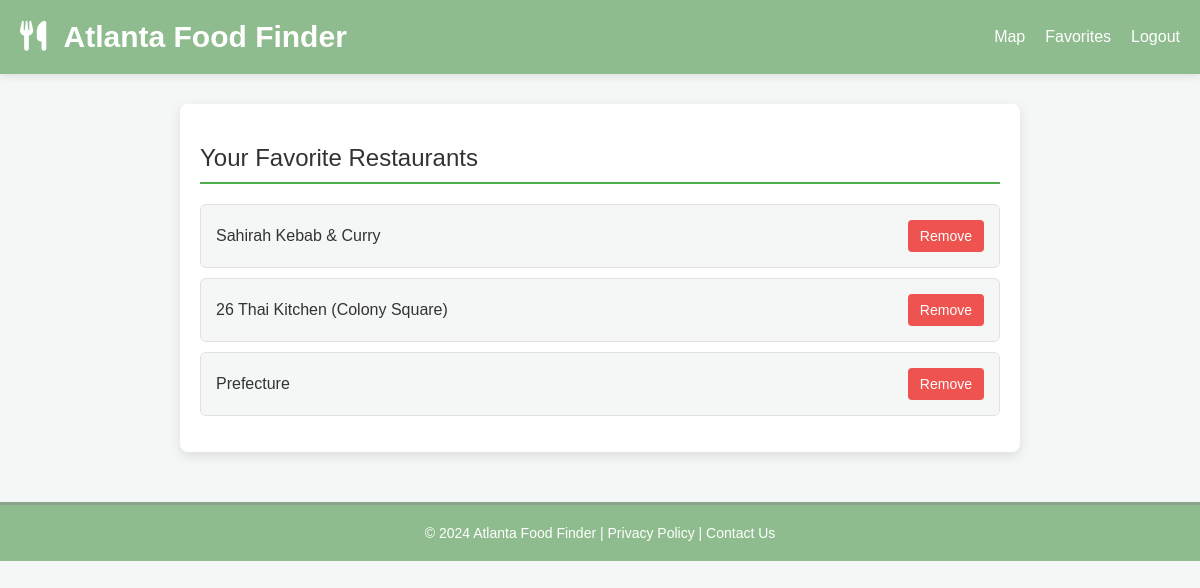
Screenshot of /list-favorites/ (signed in) with the database file from the repository.
### geolocator/models.py (models this page shows, shortened)
class Favorite(models.Model):
    user = models.ForeignKey(User, on_delete=models.CASCADE, related_name='favorites')
    restaurant = models.CharField(max_length=255)
    restaurant_name = models.CharField(max_length=255)
    added_at = models.DateTimeField(auto_now_add=True)
    class Meta:
        unique_together = ('user', 'restaurant')
        verbose_name = "Favorite"
        verbose_name_plural = "Favorites"

### geolocator/views.py (the view)
# urls.py: path('list-favorites/', views.list_favorites, name='list_favorites')
@login_required
def list_favorites(request):
    favorites = Favorite.objects.filter(user=request.user)
    print(favorites)
    return render(request, 'favorites/list-favorites.html', {'favorites': favorites})

### geolocator/templates/favorites/list-favorites.html (shortened to what this page needs)
<!DOCTYPE html>
<html lang="en">
<head>
    <link rel="stylesheet" href="https://cdnjs.cloudflare.com/ajax/libs/font-awesome/6.0.0-beta3/css/all.min.css" />
</head>
<body>
    <div class="banner">
        <div>
            <h1><i class="fas fa-utensils"></i> Atlanta Food Finder</h1>
        </div>
        <div class="nav-links">
            <a href="{% url 'geolocator' %}">Map</a>
            <a href="{% url 'list_favorites' %}">Favorites</a>
            <a href="{% url 'logout' %}">Logout</a>
        </div>
    </div>
    <div class="content">
        {% block content %}
            <h2>Your Favorite Restaurants</h2>
            {% if favorites %}
                <ul>
                    {% for favorite in favorites %}
                        <li>
                            <span>{{ favorite.restaurant_name }}</span>
                            <form action="{% url 'add_favorite' favorite.restaurant favorite.restaurant_name %}" method="post" style="display:inline;">
                                <button type="submit">Remove</button>
                            </form>
                        </li>
                    {% endfor %}
                </ul>
            {% else %}
                <p>You have no favorite restaurants yet.</p>
            {% endif %}
        {% endblock %}
    </div>
    <div class="footer">
        <p>&copy; 2024 Atlanta Food Finder | <a href="#">Privacy Policy</a> | <a href="#">Contact Us</a></p>
    </div>
</body>
</html>

### geolocator/templates/favorites/list-favorites.html (style rules this page uses)
body, html { margin: 0; padding: 0; font-family: 'Corbel', sans-serif; background-color: #f4f7f6; color: #333; }
.banner { background-color: darkseagreen; padding: 20px; display: flex; align-items: center; justify-content: space-between; box-shadow: 0 2px 8px rgba(0, 0, 0, 0.1); }
.banner h1 { margin: 0; font-size: 30px; color: #ffffff; display: inline-block; }
.banner i { margin-right: 10px; }
.nav-links { display: flex; gap: 20px; }
.nav-links a { color: #ffffff; text-decoration: none; font-size: 16px; font-weight: 500; transition: color 0.3s ease; }
.content { max-width: 800px; margin: 30px auto; padding: 20px; background: #ffffff; border-radius: 8px; box-shadow: 0 4px 12px rgba(0, 0, 0, 0.1); }
.content h2 { font-weight: 500; margin-bottom: 20px; border-bottom: 2px solid #4CAF50; padding-bottom: 10px; }
.content ul { list-style-type: none; padding: 0; }
.content li { background: #f4f7f6; padding: 15px; margin-bottom: 10px; display: flex; justify-content: space-between; align-items: center; border: 1px solid #e0e0e0; border-radius: 6px; transition: background 0.3s ease; }
.content button { background: #ef5350; color: #ffffff; border: none; padding: 8px 12px; border-radius: 4px; cursor: pointer; font-size: 14px; transition: background 0.3s ease; }
.footer { text-align: center; padding: 20px; background: darkseagreen; color: #ffffff; margin-top: 50px; border-top: 3px solid #8aa38b; }
.footer p { margin: 0; font-size: 14px; }
.footer a { color: #ffffff; text-decoration: none; font-weight: 500; }

### rows the page displays
Favorite: restaurant_name "Sahirah Kebab & Curry"
Favorite: restaurant_name "26 Thai Kitchen (Colony Square)"
Favorite: restaurant_name "Prefecture"
